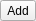
<?xml version="1.0" encoding="UTF-8"?>
<ui version="4.0">
 <class>GMenuReadyVision</class>
 <widget class="QWidget" name="GMenuReadyVision">
  <property name="geometry">
   <rect>
    <x>0</x>
    <y>0</y>
    <width>34</width>
    <height>21</height>
   </rect>
  </property>
  <property name="minimumSize">
   <size>
    <width>0</width>
    <height>0</height>
   </size>
  </property>
  <property name="windowTitle">
   <string>Form</string>
  </property>
  <layout class="QGridLayout" name="gridLayout">
   <property name="leftMargin">
    <number>0</number>
   </property>
   <property name="topMargin">
    <number>0</number>
   </property>
   <property name="rightMargin">
    <number>0</number>
   </property>
   <property name="bottomMargin">
    <number>0</number>
   </property>
   <item row="0" column="0">
    <layout class="QVBoxLayout" name="m_mainLayout">
     <item>
      <widget class="QToolButton" name="m_addButton">
       <property name="cursor">
        <cursorShape>PointingHandCursor</cursorShape>
       </property>
       <property name="toolTip">
        <string>Ajouter un module</string>
       </property>
       <property name="text">
        <string>Add</string>
       </property>
      </widget>
     </item>
    </layout>
   </item>
  </layout>
 </widget>
 <resources/>
 <connections/>
</ui>
